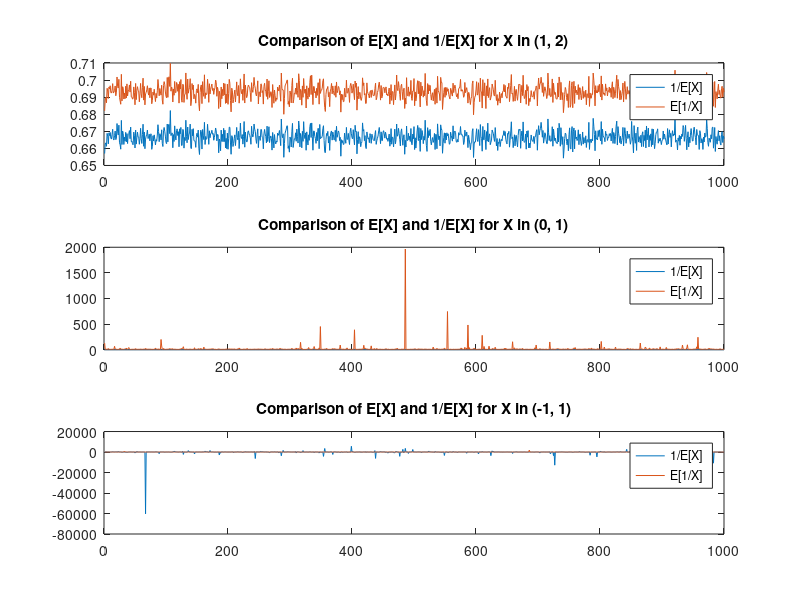

Source code (MATLAB):
%-Chapter-1-Exercise-4----------------------------------------------------------------------------------------------------------

%-Initialization----------------------------------------------------------------------------------------------------------------
format compact;
clc;
clear;
close all;
%-------------------------------------------------------------------------------------------------------------------------------

%-Calculate-X-Random-Numbers-from-Uniform-Distribution-[1,2]--------------------------------------------------------------------
k = 1000;
E = zeros(k, 1);
Ei = zeros(k, 1);
for n = 1:k 
    X = (2-1).*rand(k, 1) + 1;
    E(n) = 1/(sum(X)/size(X, 1));
    Xi = 1./X;
    Ei(n) = sum(Xi)/size(Xi, 1);
end
%-------------------------------------------------------------------------------------------------------------------------------

%-Plots-------------------------------------------------------------------------------------------------------------------------
figure(1);
subplot(3, 1, 1);
plot(1:n, E);
hold on;
plot(1:n, Ei);
legend('1/E[X]', 'E[1/X]');
title('Comparison of E[X] and 1/E[X] for X in (1, 2)');
%-------------------------------------------------------------------------------------------------------------------------------

%-Calculate-X-Random-Numbers-from-Uniform-Distribution-[0,1]--------------------------------------------------------------------
E = zeros(k, 1);
Ei = zeros(k, 1);
for n = 1:k 
    X = (1-0).*rand(k, 1) + 0;
    E(n) = 1/(sum(X)/size(X, 1));
    Xi = 1./X;
    Ei(n) = sum(Xi)/size(Xi, 1);
end
%-------------------------------------------------------------------------------------------------------------------------------

%-Plots-------------------------------------------------------------------------------------------------------------------------
subplot(3, 1, 2);
plot(1:n, E);
hold on;
plot(1:n, Ei);
legend('1/E[X]', 'E[1/X]');
title('Comparison of E[X] and 1/E[X] for X in (0, 1)');
%-------------------------------------------------------------------------------------------------------------------------------

%-Calculate-X-Random-Numbers-from-Uniform-Distribution-[-1,1]--------------------------------------------------------------------
E = zeros(k, 1);
Ei = zeros(k, 1);
for n = 1:k 
    X = (1-(-1)).*rand(k, 1) + (-1);
    E(n) = 1/(sum(X)/size(X, 1));
    Xi = 1./X;
    Ei(n) = sum(Xi)/size(Xi, 1);
end
%-------------------------------------------------------------------------------------------------------------------------------

%-Plots-------------------------------------------------------------------------------------------------------------------------
subplot(3, 1, 3);
plot(1:n, E);
hold on;
plot(1:n, Ei);
legend('1/E[X]', 'E[1/X]');
title('Comparison of E[X] and 1/E[X] for X in (-1, 1)');
disp('-----------------------------------------------------------------------------------------------------------------------');
disp('From the Figures we conclude that E[1/X] =! 1/E[X], and when the interval is [0, 1] or [-1, 1], 1/E[X] tends to');
disp('infinity when E[X] tends to zero or respectively for E[1/X] when 1/x tends to zero.');
disp('-----------------------------------------------------------------------------------------------------------------------');
%-------------------------------------------------------------------------------------------------------------------------------
